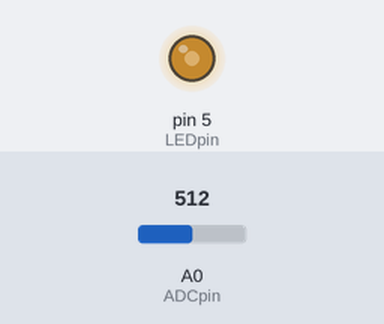
Bench run of a sketch on a simulated Arduino Uno, built with avr-gcc and run on an emulated ATmega328P. Shown: output pins drawn as LEDs (lit = HIGH). Inputs (shaded band) come from the test bench; at power-on: A0 (ADCpin) = 512.

Above: at 1.2 s.
1.3 s: A0 (ADCpin) set to 306
At 2.4 s:
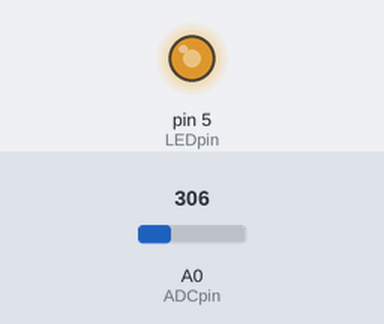
2.8 s: A0 (ADCpin) set to 122
At 3.2 s:
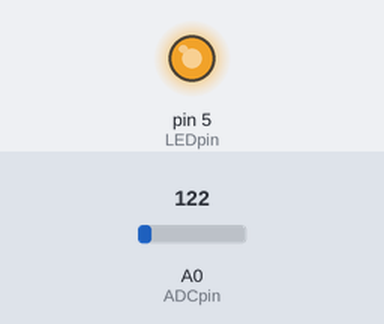
4.3 s: A0 (ADCpin) set to 900
At 5.5 s:
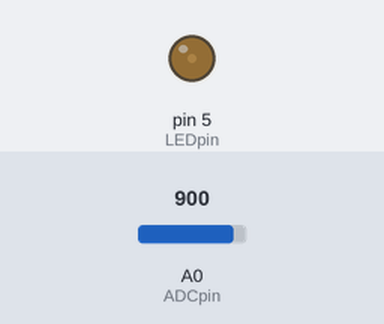
5.8 s: A0 (ADCpin) set to 1023
At 6.3 s:
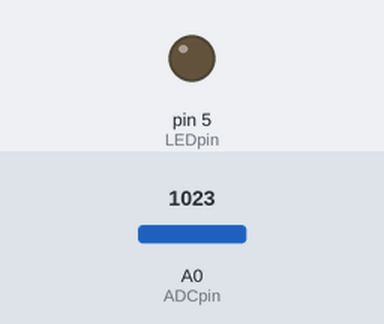
7.3 s: A0 (ADCpin) set to 511
At 8.3 s:
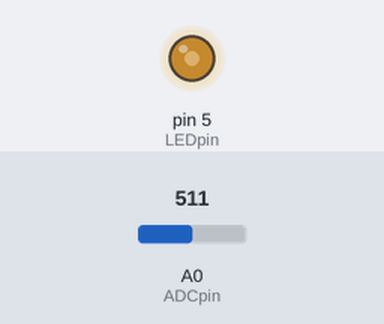
Timing chart, 0 to 9.8 s (numbered marks = the images above; inputs shaded):
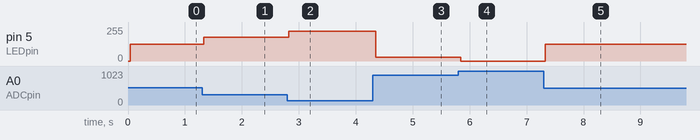

The sketch:

LDR_LED.ino
```cpp
/*
LDR_LED - sketch to read the light level on an LDR and
alter the brightness of an LED in response to it
*/
int ADCpin = 0;              // define the variables
int LEDpin = 5;
int LEDbrightness = 0;

void setup() {
  pinMode(LEDpin,OUTPUT);    // set up output pin
}

void loop() {
      // read our analog pin
      analogRead(ADCpin);    // first ADC reading is discarded
      delay(20);
      int reading = 0;       // now we read the ADC pin 'proper'
      reading = analogRead(ADCpin);
      delay(20);             // short pause avoids over-sampling

      reading = 1023 - reading;          // invert ADC reading
      // map ADC reading from 10 bit (1023) to 8 bit (255)
      LEDbrightness = map(reading, 0, 1023, 0, 255);
      analogWrite(LEDpin, LEDbrightness);
}
```

Measured:
- after the input at 1.3 s, pin 5 (LEDpin): 127/255 → 178/255 at once
- after the input at 2.8 s, pin 5 (LEDpin): 178/255 → 224/255 at once
- after the input at 4.3 s, pin 5 (LEDpin): 224/255 → 30/255 after 0.05 s
- after the input at 5.8 s, pin 5 (LEDpin): 30/255 → 0/255 at once
- after the input at 7.3 s, pin 5 (LEDpin): 0/255 → 127/255 at once
